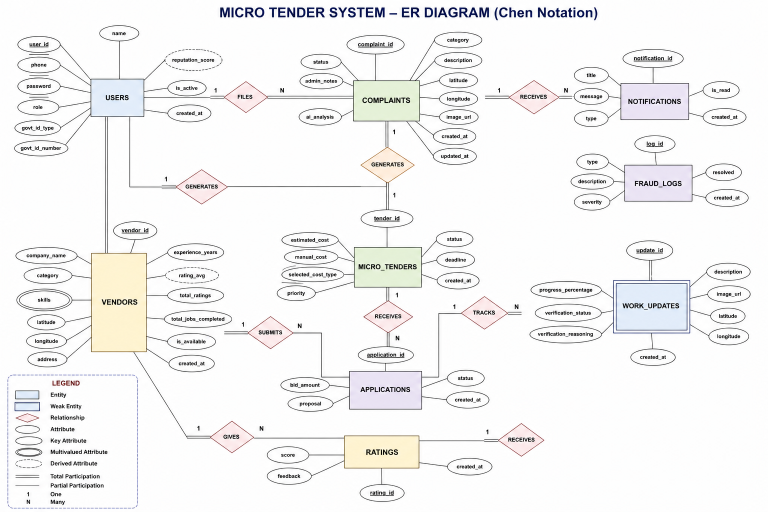
#> input picture poster/assets/ERdiagramofdbms.png, 1536 x 1024 px (shown at 1/2 size)
$ python render_poster.py
#> lines starting #> are read from the running program, lines starting #| are printed output that depends on the picture
from pathlib import Path
from PIL import Image, ImageDraw, ImageFont
import textwrap


ROOT = Path(__file__).resolve().parent
ASSETS = ROOT / "assets"
OUT_PNG = ROOT / "microtender-poster-rendered.png"
OUT_PDF = ROOT / "microtender-poster-rendered.pdf"

W, H = 3300, 5100
MARGIN = 70
GAP = 30
COL_W = (W - 2 * MARGIN - 2 * GAP) // 3

BG = (255, 250, 252)
PANEL = (255, 255, 255)
BORDER = (232, 216, 227)
NAVY = (26, 37, 96)
NAVY2 = (30, 58, 138)
PINK = (225, 29, 116)
PURPLE = (124, 58, 237)
GREEN = (21, 128, 61)
BLUE = (29, 78, 216)
ORANGE = (234, 88, 12)
TEAL = (15, 118, 110)
TEXT = (35, 48, 71)
MUTED = (90, 101, 122)
LIGHT_BLUE = (239, 246, 255)


def load_font(size, bold=False):
#> called with size = 110, bold = True
    candidates = []
    if bold:
      candidates = [
          "C:/Windows/Fonts/arialbd.ttf",
          "C:/Windows/Fonts/calibrib.ttf",
          "C:/Windows/Fonts/segoeuib.ttf",
      ]
    else:
      candidates = [
          "C:/Windows/Fonts/arial.ttf",
          "C:/Windows/Fonts/calibri.ttf",
          "C:/Windows/Fonts/segoeui.ttf",
      ]
    for candidate in candidates:
        path = Path(candidate)
        if path.exists():
            return ImageFont.truetype(str(path), size=size)
    return ImageFont.load_default()


FONT_TITLE = load_font(110, bold=True)
FONT_SUBTITLE = load_font(42, bold=True)
FONT_TOP = load_font(54, bold=True)
FONT_H = load_font(34, bold=True)
FONT_SH = load_font(28, bold=True)
FONT_BODY = load_font(25, bold=False)
FONT_SMALL = load_font(21, bold=False)
FONT_STAT = load_font(50, bold=True)
FONT_TAG = load_font(26, bold=True)


def rrect(draw, xy, fill, outline=BORDER, radius=26, width=3):
    draw.rounded_rectangle(xy, radius=radius, fill=fill, outline=outline, width=width)


def panel(draw, x, y, w, h, title, accent):
    rrect(draw, (x, y, x + w, y + h), PANEL)
    draw.rounded_rectangle((x, y, x + w, y + 62), radius=24, fill=accent, outline=accent)
    draw.text((x + 18, y + 13), title, fill=(255, 255, 255), font=FONT_H)
    return x + 18, y + 82, x + w - 18, y + h - 18


def draw_wrapped(draw, text, box, font, fill=TEXT, spacing=8):
    x1, y1, x2, y2 = box
    max_width = x2 - x1
    avg_char_width = max(font.size * 0.52, 8)
    wrap_chars = max(int(max_width / avg_char_width), 10)
    lines = []
    for para in text.split("\n"):
        if not para.strip():
            lines.append("")
            continue
        lines.extend(textwrap.wrap(para, width=wrap_chars))
    y = y1
    for line in lines:
        draw.text((x1, y), line, font=font, fill=fill)
        y += font.size + spacing
        if y > y2:
            break
    return y


def draw_bullets(draw, bullets, box, font=FONT_BODY, fill=TEXT):
    x1, y1, x2, y2 = box
    y = y1
    for bullet in bullets:
        bullet_text = f"- {bullet}"
        max_width = x2 - x1 - 10
        wrap_chars = max(int(max_width / max(font.size * 0.5, 8)), 12)
        lines = textwrap.wrap(bullet_text, width=wrap_chars)
        for line in lines:
            draw.text((x1, y), line, font=font, fill=fill)
            y += font.size + 8
            if y > y2:
                return y
        y += 6
    return y


def draw_meta_card(draw, x, y, w, h, title, lines):
    rrect(draw, (x, y, x + w, y + h), PANEL, radius=22)
    draw.text((x + 16, y + 12), title, font=FONT_SH, fill=PINK)
    cy = y + 54
    for line in lines:
        draw.text((x + 16, cy), line, font=FONT_BODY, fill=NAVY)
        cy += 32


def draw_architecture(draw, box):
    x1, y1, x2, y2 = box
    card_w = int((x2 - x1 - 84) / 3)
    card_h = 150
    yy = y1 + 18
    labels = [
        ("Frontend Layer", ["React + Vite", "Citizen, Vendor, Admin UI"]),
        ("Application Layer", ["Node.js + Express", "REST APIs + Socket.IO"]),
        ("Data Layer", ["MySQL Database", "Tables, keys, indexes"]),
    ]
    for i, (title, lines) in enumerate(labels):
        cx = x1 + i * (card_w + 42)
        rrect(draw, (cx, yy, cx + card_w, yy + card_h), LIGHT_BLUE, outline=(199, 215, 255), radius=20)
        draw.text((cx + 16, yy + 16), title, font=FONT_SH, fill=NAVY2)
        draw.text((cx + 16, yy + 62), lines[0], font=FONT_BODY, fill=TEXT)
        draw.text((cx + 16, yy + 96), lines[1], font=FONT_BODY, fill=TEXT)
        if i < 2:
            ax = cx + card_w + 10
            draw.text((ax, yy + 52), "->", font=FONT_TITLE, fill=BLUE)


def draw_feature_boxes(draw, box):
    x1, y1, x2, y2 = box
    items = [
        ("Citizen Complaint Filing", "Complaint form with category, location, and evidence image."),
        ("Micro-Tender Workflow", "Complaint-to-review-to-bidding lifecycle with tracked statuses."),
        ("Vendor Bidding", "Nearby vendors submit bids and estimated completion days."),
        ("Notifications and Ratings", "Alerts, work updates, completion review, and citizen feedback."),
    ]
    gap = 12
    bw = (x2 - x1 - gap) // 2
    bh = 118
    for idx, (title, desc) in enumerate(items):
        row = idx // 2
        col = idx % 2
        bx = x1 + col * (bw + gap)
        by = y1 + row * (bh + gap)
        rrect(draw, (bx, by, bx + bw, by + bh), (255, 251, 253), outline=(234, 199, 215), radius=18)
        draw.text((bx + 14, by + 12), title, font=FONT_SH, fill=NAVY)
        draw_wrapped(draw, desc, (bx + 14, by + 48, bx + bw - 14, by + bh - 12), FONT_SMALL, fill=TEXT, spacing=6)


def draw_timeline(draw, box):
    x1, y1, x2, y2 = box
    steps = [
        "Citizen submits complaint",
        "System stores complaint and provisional tender",
        "Admin reviews and approves",
        "Nearby vendors bid",
        "Admin assigns vendor",
        "Vendor posts work updates",
        "Admin verifies completion",
        "Citizen rates resolved work",
    ]
    step_w = int((x2 - x1 - 7 * 10) / 4)
    step_h = 78
    for idx, step in enumerate(steps):
        row = idx // 4
        col = idx % 4
        sx = x1 + col * (step_w + 10)
        sy = y1 + row * (step_h + 18)
        rrect(draw, (sx, sy, sx + step_w, sy + step_h), (243, 252, 250), outline=(201, 235, 229), radius=18)
        draw_wrapped(draw, step, (sx + 10, sy + 10, sx + step_w - 10, sy + step_h - 8), FONT_SMALL, fill=TEAL, spacing=4)


def draw_stack_chips(draw, box):
    x1, y1, x2, y2 = box
    chips = [
        "React 18", "Vite 6", "Tailwind CSS", "Node.js", "Express",
        "Socket.IO", "MySQL", "JWT Auth", "Multer Uploads", "Gemini + Rule Logic",
    ]
    x = x1
    y = y1
    for chip in chips:
        bbox = draw.textbbox((0, 0), chip, font=FONT_SMALL)
        cw = bbox[2] - bbox[0] + 28
        ch = 42
        if x + cw > x2:
            x = x1
            y += ch + 10
        rrect(draw, (x, y, x + cw, y + ch), LIGHT_BLUE, outline=(199, 215, 255), radius=20, width=2)
        draw.text((x + 14, y + 8), chip, font=FONT_SMALL, fill=BLUE)
        x += cw + 10


def draw_mock_screens(draw, box):
    x1, y1, x2, y2 = box
    gap = 16
    sw = (x2 - x1 - 2 * gap) // 3
    titles = ["Citizen Dashboard", "Vendor Panel", "Admin Analytics"]
    for i, title in enumerate(titles):
        sx = x1 + i * (sw + gap)
        sy = y1
        rrect(draw, (sx, sy, sx + sw, sy + 330), (248, 251, 255), outline=(216, 222, 234), radius=18)
        draw.text((sx + 14, sy + 12), title, font=FONT_SH, fill=NAVY)
        draw.rounded_rectangle((sx + 14, sy + 52, sx + sw - 14, sy + 72), radius=10, fill=(219, 234, 254))
        if i == 0:
            for c in range(3):
                draw.rounded_rectangle((sx + 14 + c * 92, sy + 90, sx + 88 + c * 92, sy + 144), radius=12, fill=(251, 207, 232))
            for r in range(3):
                draw.rounded_rectangle((sx + 14, sy + 162 + r * 44, sx + sw - 14, sy + 192 + r * 44), radius=10, fill=(219, 234, 254))
        elif i == 1:
            for r in range(5):
                draw.rounded_rectangle((sx + 14, sy + 92 + r * 44, sx + sw - 14, sy + 122 + r * 44), radius=10, fill=(219, 234, 254))
        else:
            base = sy + 260
            for b, h in enumerate([70, 120, 90, 150]):
                bx = sx + 28 + b * 60
                draw.rounded_rectangle((bx, base - h, bx + 34, base), radius=8, fill=(129, 140, 248))
            draw.pieslice((sx + sw - 130, sy + 120, sx + sw - 30, sy + 220), start=0, end=110, fill=(251, 113, 133))
            draw.pieslice((sx + sw - 130, sy + 120, sx + sw - 30, sy + 220), start=110, end=250, fill=(96, 165, 250))
            draw.pieslice((sx + sw - 130, sy + 120, sx + sw - 30, sy + 220), start=250, end=360, fill=(34, 197, 94))


def draw_stats(draw, box):
    x1, y1, x2, y2 = box
    items = [
        ("15 / 15", "runtime smoke checks passed"),
        ("MySQL", "database connection verified"),
        ("Build OK", "frontend production build passed"),
        ("3 Roles", "citizen, vendor, admin flows tested"),
    ]
    gap = 12
    bw = (x2 - x1 - gap) // 2
    bh = 122
    for idx, (big, small) in enumerate(items):
        row = idx // 2
        col = idx % 2
        bx = x1 + col * (bw + gap)
        by = y1 + row * (bh + gap)
        rrect(draw, (bx, by, bx + bw, by + bh), (248, 251, 255), outline=(216, 228, 248), radius=18)
        draw.text((bx + 16, by + 16), big, font=FONT_STAT, fill=NAVY2)
        draw_wrapped(draw, small, (bx + 16, by + 74, bx + bw - 16, by + bh - 12), FONT_SMALL, fill=MUTED, spacing=4)


def draw_future_grid(draw, box):
    x1, y1, x2, y2 = box
    items = [
        "Native mobile app for citizens and field vendors",
        "Live GIS mapping and zone-wise analytics dashboard",
        "True AI image verification with valid API integration",
        "Payment gateway and municipal ERP integration",
    ]
    gap = 14
    bw = (x2 - x1 - gap) // 2
    bh = 96
    for idx, item in enumerate(items):
        row = idx // 2
        col = idx % 2
        bx = x1 + col * (bw + gap)
        by = y1 + row * (bh + gap)
        rrect(draw, (bx, by, bx + bw, by + bh), (251, 252, 255), outline=(218, 230, 255), radius=18)
        draw_wrapped(draw, item, (bx + 14, by + 16, bx + bw - 14, by + bh - 12), FONT_BODY, fill=NAVY2, spacing=5)


def build():
    img = Image.new("RGB", (W, H), BG)
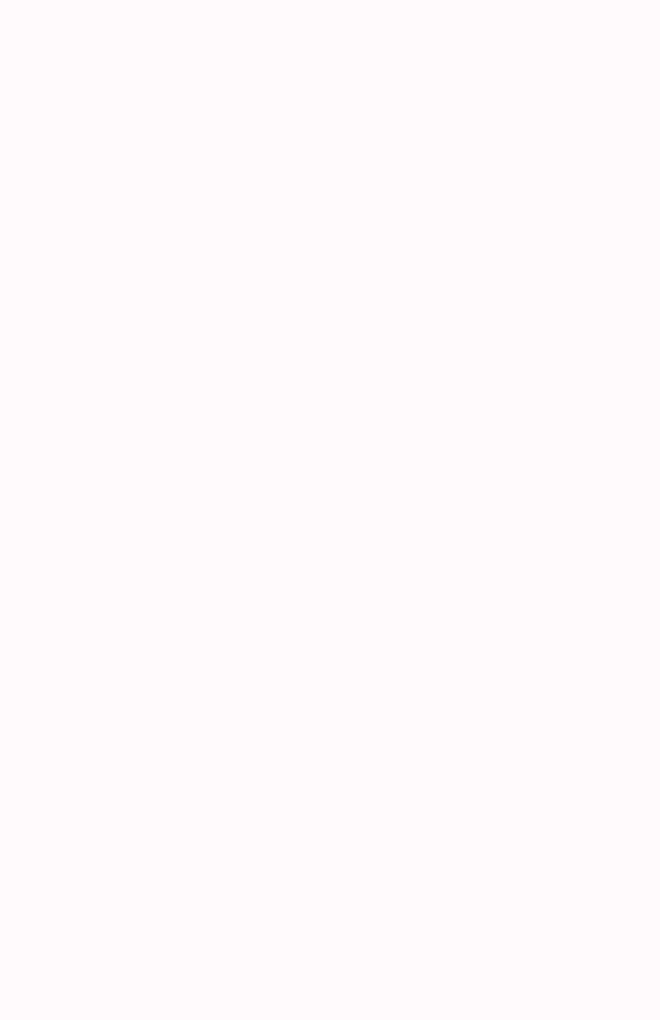
#> img: PIL image 3300x5100 RGB (shown at 1/5 size); mean R, G, B 255, 250, 252
    draw = ImageDraw.Draw(img)

    draw.rounded_rectangle((0, 0, W, H), radius=34, fill=BG, outline=(243, 217, 232), width=8)

    draw.rounded_rectangle((0, 0, W, 94), radius=0, fill=(108, 27, 106))
    draw.text((W // 2, 18), "DEPARTMENT OF COMPUTER SCIENCE AND ENGINEERING", anchor="ma", font=FONT_TOP, fill=(255, 255, 255))

    draw.ellipse((80, 130, 220, 270), fill=PURPLE)
    draw.rectangle((140, 180, 270, 295), fill=(255, 255, 255))
    draw.text((300, 125), "DBMS MINI PROJECT", font=FONT_SUBTITLE, fill=PINK)
    draw.text((300, 180), "MICROTENDER", font=FONT_TITLE, fill=NAVY)
    draw.text((300, 300), "AI-Augmented Civic Issue and Micro-Tender Management System", font=FONT_SUBTITLE, fill=NAVY2)
    tagline = (
        "A full-stack platform that converts citizen complaints into trackable micro-tenders, "
        "connects local vendors, supports workflow monitoring, and demonstrates practical relational database design."
    )
    draw_wrapped(draw, tagline, (300, 360, 2540, 450), FONT_BODY, fill=MUTED, spacing=6)

    badge_x = 2770
    for idx, label in enumerate(["MYSQL", "REACT", "EXPRESS"]):
        by = 150 + idx * 80
        rrect(draw, (badge_x, by, badge_x + 360, by + 58), PANEL, outline=(217, 184, 234), radius=18)
        draw.text((badge_x + 180, by + 15), label, anchor="ma", font=FONT_TAG, fill=(91, 21, 143))

    meta_y = 500
    card_w = (W - 2 * MARGIN - 3 * GAP) // 4
    meta = [
        ("Team Members", ["[Student Name 1]", "[Student Name 2]", "[Student Name 3]"]),
        ("Faculty Guide", ["[Guide Name]", "Department of CSE"]),
        ("Institution", ["[College / University Name]", "Academic Year 2025-26"]),
        ("Project Type", ["DBMS Mini Project", "Web Application + MySQL"]),
    ]
    for i, (title, lines) in enumerate(meta):
        draw_meta_card(draw, MARGIN + i * (card_w + GAP), meta_y, card_w, 150, title, lines)

    y = 690
    panel(draw, MARGIN, y, COL_W, 280, "1. Abstract", PINK)
    draw_wrapped(
        draw,
        "MicroTender is a smart civic-maintenance platform where citizens report public issues, administrators review them, and vendors bid to resolve them. The system unifies complaint registration, tender generation, assignment, work tracking, notifications, anti-fraud logging, and citizen ratings in one structured DBMS application.",
        (MARGIN + 18, y + 86, MARGIN + COL_W - 18, y + 250),
        FONT_BODY,
    )

    panel(draw, MARGIN + COL_W + GAP, y, COL_W, 280, "2. Problem Statement", PURPLE)
    draw_bullets(
        draw,
        [
            "Manual civic complaint handling is slow and hard to monitor.",
            "Transparency between citizen, authority, and vendor is limited.",
            "Bidding, work verification, and reporting are often fragmented.",
            "A relational DBMS workflow is needed for traceability and analytics.",
        ],
        (MARGIN + COL_W + GAP + 18, y + 86, MARGIN + 2 * COL_W + GAP - 18, y + 250),
    )

    panel(draw, MARGIN + 2 * (COL_W + GAP), y, COL_W, 280, "3. Objectives", GREEN)
    draw_bullets(
        draw,
        [
            "Design a normalized database for complaints, tenders, vendors, bids, and ratings.",
            "Automate complaint-to-tender conversion and lifecycle tracking.",
            "Support real-time updates, notifications, and completion review.",
            "Provide secure role-based access for citizen, vendor, and admin users.",
        ],
        (MARGIN + 2 * (COL_W + GAP) + 18, y + 86, W - MARGIN - 18, y + 250),
    )

    y += 310
    draw_architecture(draw, panel(draw, MARGIN, y, COL_W * 2 + GAP, 260, "4. System Architecture", BLUE))
    draw_feature_boxes(draw, panel(draw, MARGIN + 2 * (COL_W + GAP), y, COL_W, 380, "5. Key Features", ORANGE))

    y += 410
    draw_timeline(draw, panel(draw, MARGIN, y, COL_W * 2 + GAP, 230, "6. Workflow Lifecycle", TEAL))
    draw_bullets(
        draw,
        [
            "Primary keys and foreign keys across all core entities",
            "Unique constraints for email and duplicate rating control",
            "Status-driven tender and complaint workflow",
            "Indexes on complaints, tenders, vendors, and notifications",
        ],
        panel(draw, MARGIN + 2 * (COL_W + GAP), y, COL_W, 230, "7. DBMS Highlights", GREEN),
    )

    y += 260
    box = panel(draw, MARGIN, y, W - 2 * MARGIN, 1560, "8. ER Diagram and Database Design", PURPLE)
#> box = (88, 1752, 3212, 3212)
    er_path = ASSETS / "ERdiagramofdbms.png"
    er_img = Image.open(er_path).convert("RGB")
#> er_img is the input picture: PIL image 1536x1024 RGB; mean R, G, B 243.3, 242.9, 242.8
    er_area = (MARGIN + 30, y + 95, W - MARGIN - 30, y + 1170)
    er_w = er_area[2] - er_area[0]
    er_h = er_area[3] - er_area[1]
    er_img.thumbnail((er_w, er_h))
    ex = er_area[0] + (er_w - er_img.width) // 2
#> ex = 882
    ey = er_area[1] + (er_h - er_img.height) // 2
#> ey = 1790
    rrect(draw, (er_area[0], er_area[1], er_area[2], er_area[3]), (252, 253, 255), outline=(223, 232, 245), radius=20)
    img.paste(er_img, (ex, ey))
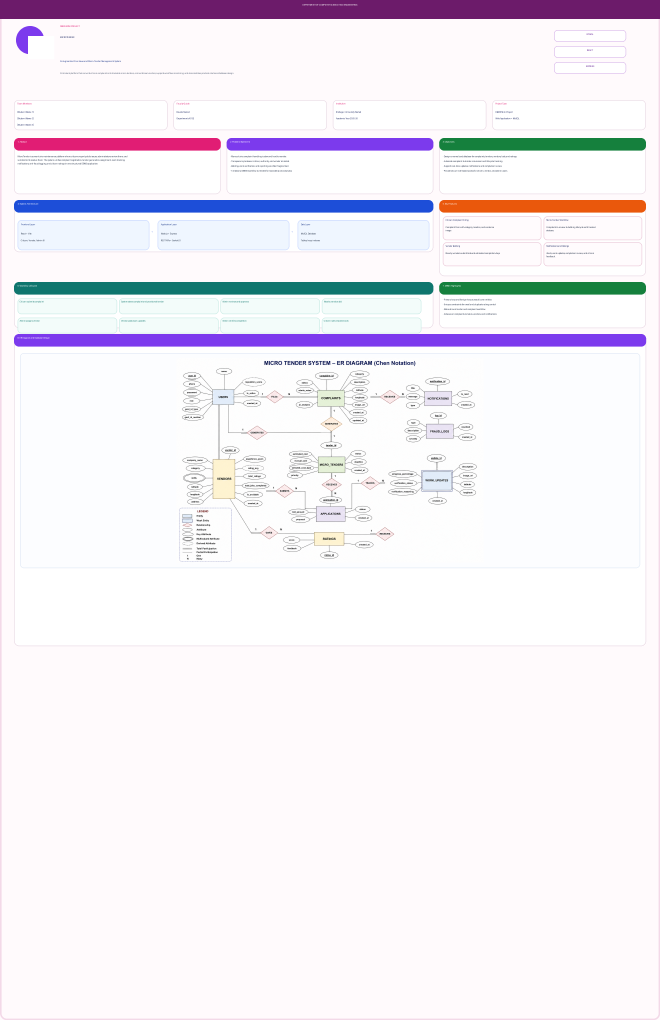
#> img: PIL image 3300x5100 RGB (shown at 1/5 size); mean R, G, B 242, 237.7, 244.2
    draw.text((MARGIN + 30, y + 1205), "Core Entities", font=FONT_SH, fill=NAVY)
    draw_wrapped(
        draw,
        "Users, Complaints, Micro_Tenders, Vendors, Applications, Work_Updates, Ratings, Notifications, and Fraud_Logs form the core relational design.",
        (MARGIN + 30, y + 1248, MARGIN + 1520, y + 1380),
        FONT_BODY,
    )
    draw.text((MARGIN + 1660, y + 1205), "Relationship Logic", font=FONT_SH, fill=NAVY)
    draw_wrapped(
        draw,
        "A user files complaints, complaints generate tenders, vendors submit applications, tenders receive work updates, and verified work later receives ratings and notifications.",
        (MARGIN + 1660, y + 1248, W - MARGIN - 30, y + 1380),
        FONT_BODY,
    )
    draw.text((MARGIN + 30, y + 1410), "Normalization", font=FONT_SH, fill=NAVY)
    draw_bullets(
        draw,
        [
            "1NF: Atomic attributes for all core tables",
            "2NF: Non-key data depends on the full primary key",
            "3NF: Repeated facts are separated into related tables",
            "Redundancy is reduced while supporting scalable query design",
        ],
        (MARGIN + 30, y + 1450, W - MARGIN - 30, y + 1530),
    )

    y += 1590
    draw_bullets(
        draw,
        [
            "1NF: Atomic user, complaint, bid, and rating fields",
            "2NF: Full functional dependency preserved",
            "3NF: Related facts moved into linked tables",
            "Schema is suitable for reporting and workflow tracking",
        ],
        panel(draw, MARGIN, y, COL_W, 250, "9. Normalization Summary", PINK),
    )
    draw_stack_chips(draw, panel(draw, MARGIN + COL_W + GAP, y, COL_W, 250, "10. Technology Stack", BLUE))
    draw_bullets(
        draw,
        [
            "JWT-based login and role authorization",
            "Password hashing with bcrypt",
            "Input validation and upload restrictions",
            "Fraud logging and audit-friendly workflow tables",
        ],
        panel(draw, MARGIN + 2 * (COL_W + GAP), y, COL_W, 250, "11. Security Features", TEAL),
    )

    y += 280
    draw_mock_screens(draw, panel(draw, MARGIN, y, COL_W * 2 + GAP, 430, "12. Interface Snapshots", ORANGE))
    draw_bullets(
        draw,
        [
            "Improves civic issue transparency and accountability",
            "Creates a traceable tendering workflow over a normalized database",
            "Supports ratings, notifications, and future analytics",
            "Demonstrates practical DBMS design with a real application",
        ],
        panel(draw, MARGIN + 2 * (COL_W + GAP), y, COL_W, 430, "13. Outcomes", GREEN),
    )

    y += 460
    stat_box = panel(draw, MARGIN, y, COL_W * 2 + GAP, 430, "14. Testing and Validation", PURPLE)
#> stat_box = (88, 4082, 2148, 4412)
    draw_stats(draw, (stat_box[0], stat_box[1], stat_box[2], stat_box[1] + 260))
    draw_wrapped(
        draw,
        "Verified flows include login, complaint submission, approval, vendor bidding, assignment, work updates, admin verification feed, notification read flow, and citizen complaint detail tracking. Note: AI routes fall back when Gemini credentials are invalid, but the DBMS workflow remains functional.",
        (stat_box[0], stat_box[1] + 280, stat_box[2], stat_box[3]),
        FONT_BODY,
        fill=TEXT,
    )
    draw_future_grid(draw, panel(draw, MARGIN + 2 * (COL_W + GAP), y, COL_W, 430, "15. Future Scope", BLUE))

    footer_y = H - 135
    draw.rounded_rectangle((MARGIN, footer_y, W - MARGIN, H - 40), radius=22, fill=(255, 247, 251), outline=(240, 208, 222), width=3)
    draw.text((MARGIN + 20, footer_y + 22), "Poster Export Ready: You can submit this PNG/PDF directly or keep editing the HTML version.", font=FONT_BODY, fill=NAVY)
    draw.text((MARGIN + 20, footer_y + 62), "MicroTender DBMS Poster  |  Relational Database + Full-Stack Application", font=FONT_SH, fill=PINK)

    img.save(OUT_PNG, quality=95)
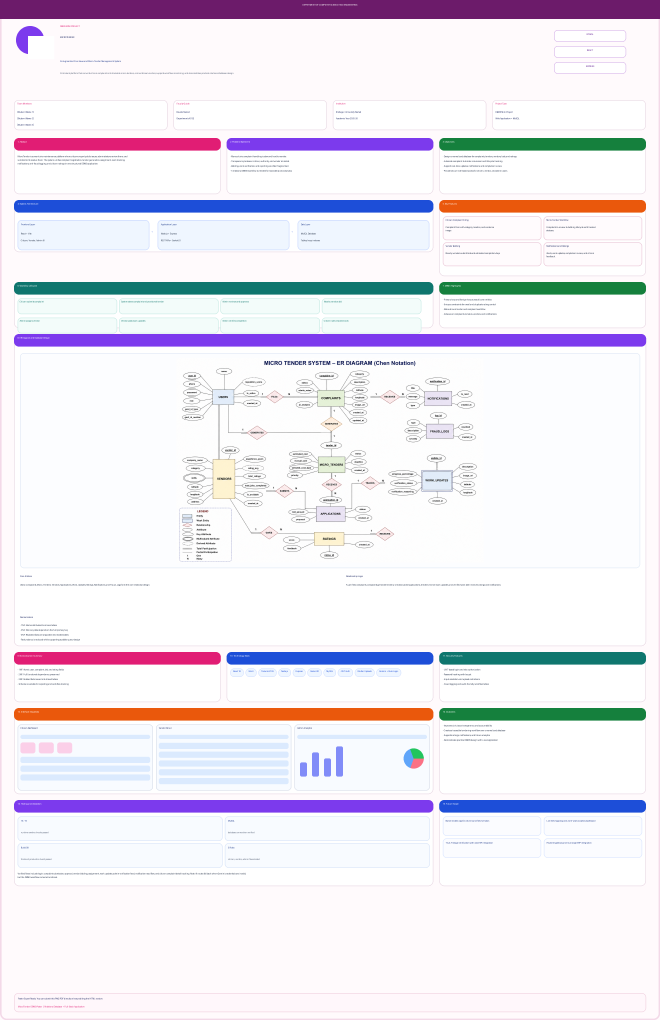
#> saved as microtender-poster-rendered.png: PIL image 3300x5100 RGB (shown at 1/5 size); mean R, G, B 235.6, 231.4, 240.2
    img.save(OUT_PDF, "PDF", resolution=200.0)
    print(OUT_PNG)
    print(OUT_PDF)


if __name__ == "__main__":
    build()
